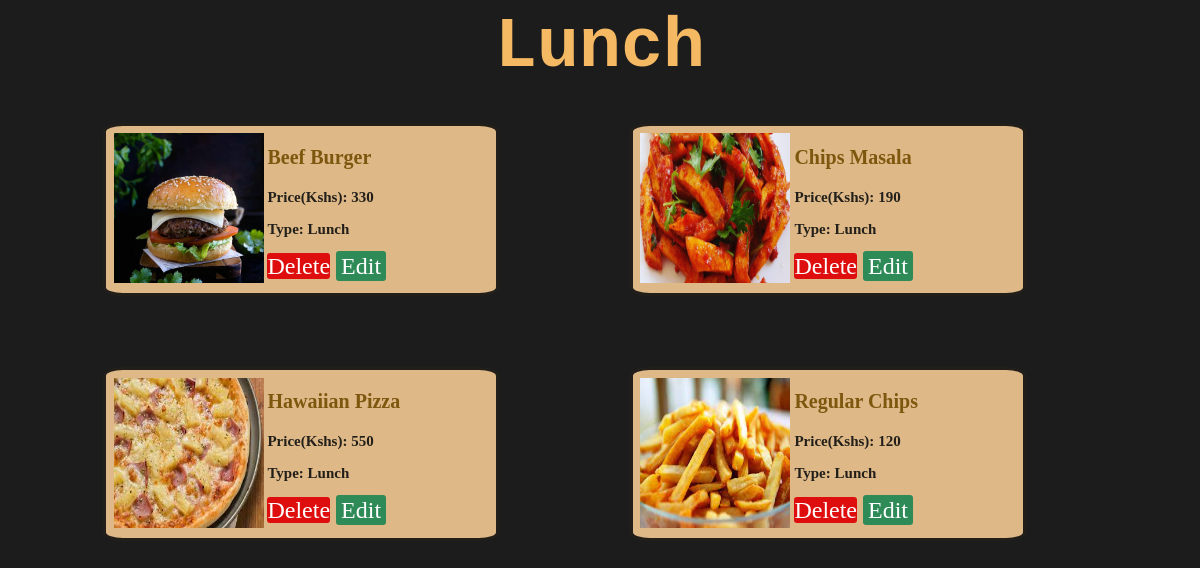
The app's page /php/admin_lunch_menu.php with its own data.
### tables this page shows
CREATE TABLE `food_menu` (
  `food_id` int(5) NOT NULL,
  `food_name` varchar(30) NOT NULL,
  `food_image_path` varchar(50) NOT NULL,
  `food_price` int(10) NOT NULL,
  `type_id` int(5) NOT NULL
);

CREATE TABLE `menu_type` (
  `type_id` int(5) NOT NULL,
  `food_type_name` varchar(30) NOT NULL
);

### php/admin_lunch_menu.php (the view, shortened to what this page needs)
<!DOCTYPE html>
<html lang="en">
<head>
    <link rel="stylesheet" href="../css/menu_admin.css?1422585377">
</head>
<body>
    <?php
require_once("connect.php");
    $sql = "SELECT food_menu.food_id,food_menu.food_name, food_menu.food_price, food_menu.food_image_path ,menu_type.food_type_name FROM food_menu,
    menu_type WHERE food_menu.type_id = menu_type.type_id AND food_menu.type_id = '2'";
    $result = $conn-> query($sql);
    ?>
<h1>Lunch</h1>
    <?php
    if($result-> num_rows > 0 )
    { ?>
        <?php while ($row = $result-> fetch_assoc()) {?>
            <div class="boxes">
                <div class="images">
                <img src="asset/<?php echo $row['food_image_path'];?>" width="150" height="150" ></img>
                </div>
                <div class="details">
                    <h3 class="food-title"><?php echo $row['food_name'];?></h3>
                    <h3>Price(Kshs): <?php echo $row['food_price'];?></h3>
                    <h3>Type: <?php echo $row['food_type_name'];?></h3>
                    <a href="delete_menu.php?delete=<?php echo $row['food_id'];?>" class="del-btn">Delete</a>
                <a href="edit_menu_page.php?edit=<?php echo $row['food_id'];?>" class= "edit-btn">Edit</a>
                </div>
            </div>
        <?php } ?>
    <?php } ?>
</body>
</html>

### css/menu_admin.css (style rules this page uses)
body { background-color: rgb(59, 43, 43); background-color: #1d1c1c; }
.boxes { width: 33%; height: 70%; margin: 3%; float: left; color: #221f1a; font-size: x-large; border-style: solid; border-radius: 5%; background-color: burlywood; margin-left: 8%; }
h1 { text-align: center; margin: 0%; margin-top: 0; margin-bottom: 0; font-family: monospace; color: rgb(245, 184, 99); font-size: 70px; }
h3 { font-size: 15px; text-align: left; }
.food-title { font-size: 20px; color: rgb(126, 87, 15); text-align: left; }
.images { padding: 2%; border-radius: 15%; padding-right: 1%; padding-bottom: 1%; float: left; }
.details { float: left; }
.edit-btn { text-decoration: none; padding: 2px 5px; background: #2E8B57; color: white; border-radius: 3px; margin-top:1%; margin-top: 5%; }
.del-btn { text-decoration: none; color: white; border-radius: 3px; background: #df0e0e; margin-top:1%; }

### records on screen
food_menu: food_image_path (picture), food_name "Beef Burger", food_price "330", type.food_type_name "Lunch"
food_menu: food_image_path (picture), food_name "Chips Masala", food_price "190", type.food_type_name "Lunch"
food_menu: food_image_path (picture), food_name "Hawaiian Pizza", food_price "550", type.food_type_name "Lunch"
food_menu: food_image_path (picture), food_name "Regular Chips", food_price "120", type.food_type_name "Lunch"
